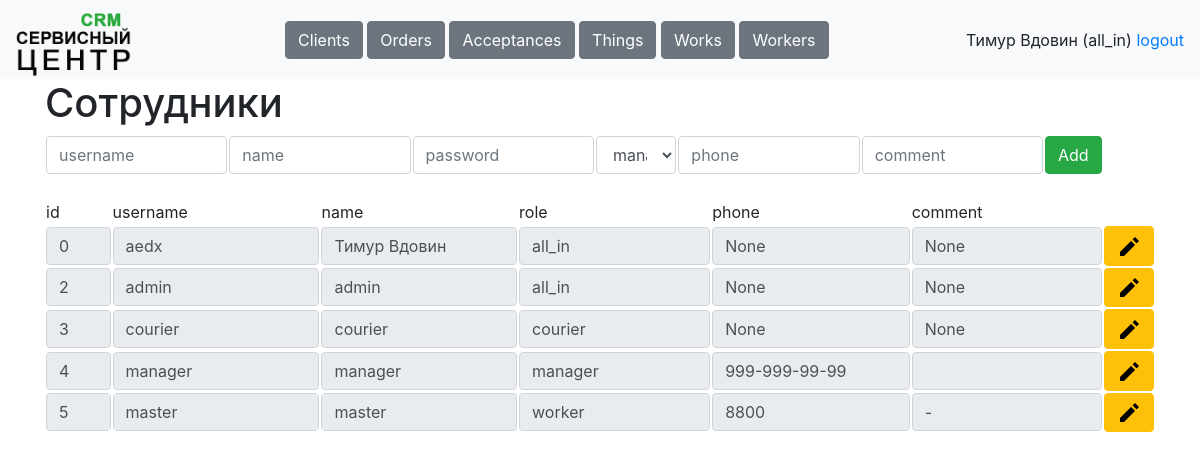
Screenshot of /tables/workers (signed in) with the database file from the repository.
### data/tables.py (models this page shows, shortened)
class Worker(db_session.SqlAlchemyBase, SerializerMixin, UserMixin):
    __tablename__ = 'workers'
    id = Column(sqlalchemy.Integer, primary_key=True, autoincrement=True)
    username = Column(sqlalchemy.String, nullable=True)
    name = Column(sqlalchemy.String, nullable=True)
    password = Column(sqlalchemy.String, nullable=True)
    role = Column(sqlalchemy.String, nullable=True)
    phone = Column(sqlalchemy.String, nullable=True)
    comment = Column(sqlalchemy.String, nullable=True)
    works = orm.relationship('Work', back_populates='worker')
    acceptances = orm.relationship('Acceptance', back_populates='worker')

### main.py (the view)
@app.route('/tables/<table>', methods=['POST', 'GET'])
@stuff.login_and_role_required(current_user, '/tables/')
def tables(table):
    if request.method == 'GET':
        return render_template(f'{table}.html', sort='id', reverse=0, user=current_user)
    elif request.method == 'POST':
        stuff.update_entry(table, request.form)
        return redirect(f'/tables/{table}')

### main.py (called while the page is built)
@login_manager.user_loader
def load_user(worker_id):
    worker = stuff.db_sess.get(Worker, worker_id)
    return worker

### stuff.py (called while the page is built)
def is_role_acceptable(role, page):
    return True

def login_and_role_required(current_user, page):
    def wrapper(f):
        @wraps(f)
        def decorated_function(*args, **kwargs):
            if current_user.is_authenticated:
                if is_role_acceptable(current_user.role, page):
                    return f(*args, **kwargs)
                return redirect('/dashboard')
            resp = redirect('/login')
            return resp
        return decorated_function
    return wrapper

def get_table(table, sort='id', reverse=0):
    if table == 'clients':
        return db_sess.query(Client)
    elif table == 'orders':
        return db_sess.query(Order)
    elif table == 'acceptances':
        return db_sess.query(Acceptance)
    elif table == 'things':
        return db_sess.query(Thing)
    elif table == 'works':
        return db_sess.query(Work)
    elif table == 'workers':
        return db_sess.query(Worker)

### templates/workers.html (shortened to what this page needs)
{% extends "base.html"%}
{% block content %}
<h1>Сотрудники</h1>
<form method="post">
    <table>
        <tr>
            <td><input class="form-control" placeholder="username" name="username"></td>
            <td><input class="form-control" placeholder="name" name="name"></td>
            <td><input class="form-control" placeholder="password" name="password"></td>
            <td><select class="form-control" name="role">
                <option>manager</option>
            </select></td>
            <td><input class="form-control" placeholder="phone" name="phone"></td>
            <td><input class="form-control" placeholder="comment" name="comment"></td>
            <td width="10%"><button type="submit" class="btn btn-success">Add</button></td>
        </tr>
    </table>
</form><br>
<table>
    <tr>
        <td width="6%">id</td>
        <td>username</td>
        <td>name</td>
        <td>role</td>
        <td>phone</td>
        <td colspan="2">comment</td>
    </tr>
    {% for item in get_table("workers", sort=sort, reverse=reverse) %}
    <tr>
        <td width="6%"><input class="form-control" value="{{item.id}}" readonly></td>
        <td><input class="form-control" value="{{item.username}}" readonly></td>
        <td><input class="form-control" value="{{item.name}}" readonly></td>
        <td><input class="form-control" value="{{item.role}}" readonly></td>
        <td><input class="form-control" value="{{item.phone}}" readonly></td>
        <td><input class="form-control" value="{{item.comment}}" readonly></td>
        <td><a class="btn btn-warning" href="/tables/workers/{{item.id}}" role="button"><img src="/static/icons/edit.png"></a></td>
    </tr>
    {% endfor %}
</table>
{% endblock %}

### templates/base.html (shortened to what this page needs)
<!doctype html>
<html>
<head>
    <link rel="stylesheet"
          href="https://stackpath.bootstrapcdn.com/bootstrap/4.4.1/css/bootstrap.min.css"
>
    <link rel="stylesheet" href="static/css/style.css" />
</head>
<body>
<header>
    <nav class="navbar navbar-light bg-light">
        <a class="navbar-brand" style="height: 63px;" href="/dashboard"><img height="63px" src="/static/icons/logo.png"></a>
        <div>
            {% if user.role == "manager" %}
                <a class="btn btn-secondary" href="/tables/clients" role="button">Clients</a>
                <a class="btn btn-secondary" href="/tables/orders" role="button">Orders</a>
            {% elif user.role == "courier" %}
                <a class="btn btn-secondary" href="/tables/orders" role="button">Orders</a>
                <a class="btn btn-secondary" href="/tables/acceptances" role="button">Acceptances</a>
                <a class="btn btn-secondary" href="/tables/things" role="button">Things</a>
            {% elif user.role == "worker" %}
                <a class="btn btn-secondary" href="/tables/acceptances" role="button">Acceptances</a>
                <a class="btn btn-secondary" href="/tables/works" role="button">Works</a>
                <a class="btn btn-secondary" href="/tables/things" role="button">Things</a>
            {% else %}
                <a class="btn btn-secondary" href="/tables/clients" role="button">Clients</a>
                <a class="btn btn-secondary" href="/tables/orders" role="button">Orders</a>
                <a class="btn btn-secondary" href="/tables/acceptances" role="button">Acceptances</a>
                <a class="btn btn-secondary" href="/tables/things" role="button">Things</a>
                <a class="btn btn-secondary" href="/tables/works" role="button">Works</a>
                <a class="btn btn-secondary" href="/tables/workers" role="button">Workers</a>
            {% endif %}
        </div>
        <div>
            <a>{{user.name}} ({{user.role}})</a>
            <a href="/logout">logout</a>
        </div>
    </nav>
</header>
<main role="main" class="container">
    {% block content %}{% endblock %}
</main>
</body>
</html>

### rows the page displays
Worker: name "Тимур Вдовин", role "all_in", id "0", username "aedx", phone "None", comment "None"
Worker: id "2", username "admin", name "admin", role "all_in", phone "None", comment "None"
Worker: id "3", username "courier", name "courier", role "courier", phone "None", comment "None"
Worker: id "4", username "manager", name "manager", role "manager", phone "999-999-99-99"
Worker: id "5", username "master", name "master", role "worker", phone "8800", comment "-"
